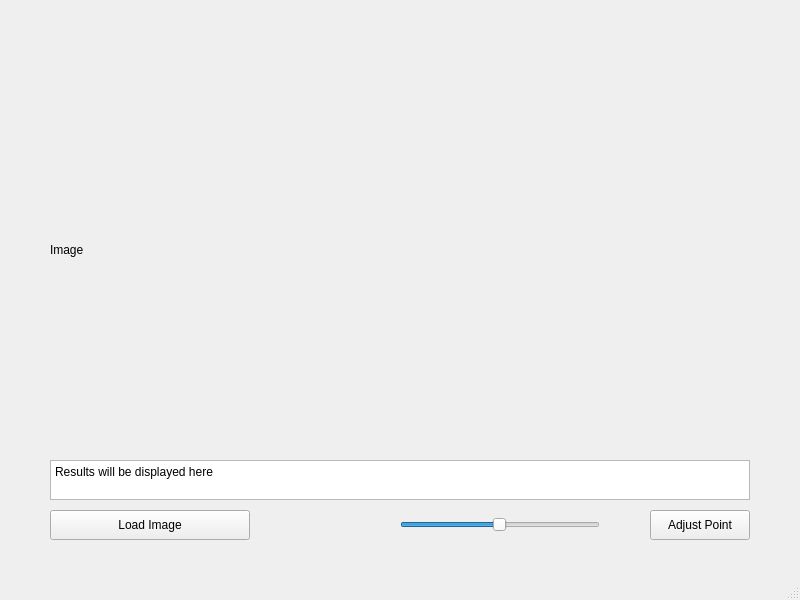
<?xml version="1.0" encoding="UTF-8"?>
<ui version="4.0">
 <class>MainWindow</class>
 <widget class="QMainWindow" name="MainWindow">
  <property name="geometry">
   <rect>
    <x>0</x>
    <y>0</y>
    <width>800</width>
    <height>600</height>
   </rect>
  </property>
  <property name="windowTitle">
   <string>Image Scaling and Point Adjustment</string>
  </property>
  <widget class="QWidget" name="centralwidget">
   <widget class="QPushButton" name="button_load_image" >
    <property name="geometry">
     <rect>
      <x>50</x>
      <y>510</y>
      <width>200</width>
      <height>30</height>
     </rect>
    </property>
    <property name="text">
     <string>Load Image</string>
    </property>
   </widget>
   <widget class="QLabel" name="label_image" >
    <property name="geometry">
     <rect>
      <x>50</x>
      <y>50</y>
      <width>300</width>
      <height>400</height>
     </rect>
    </property>
    <property name="text">
     <string>Image</string>
    </property>
   </widget>
   <widget class="QSlider" name="slider_scale" >
    <property name="geometry">
     <rect>
      <x>400</x>
      <y>510</y>
      <width>200</width>
      <height>30</height>
     </rect>
    </property>
    <property name="orientation">
     <enum>Qt::Horizontal</enum>
    </property>
    <property name="minimum">
     <number>1</number>
    </property>
    <property name="maximum">
     <number>200</number>
    </property>
    <property name="value">
     <number>100</number>
    </property>
   </widget>
   <widget class="QPushButton" name="button_adjust_point">
    <property name="geometry">
     <rect>
      <x>650</x>
      <y>510</y>
      <width>100</width>
      <height>30</height>
     </rect>
    </property>
    <property name="text">
     <string>Adjust Point</string>
    </property>
   </widget>
   <widget class="QTextEdit" name="textEdit_results" >
    <property name="geometry">
     <rect>
      <x>50</x>
      <y>460</y>
      <width>700</width>
      <height>40</height>
     </rect>
    </property>
    <property name="text">
     <string>Results will be displayed here</string>
    </property>
   </widget>
  </widget>
  <widget class="QMenuBar" name="menubar"/>
  <widget class="QStatusBar" name="statusbar"/>
 </widget>
 <resources/>
 <connections/>
</ui>
